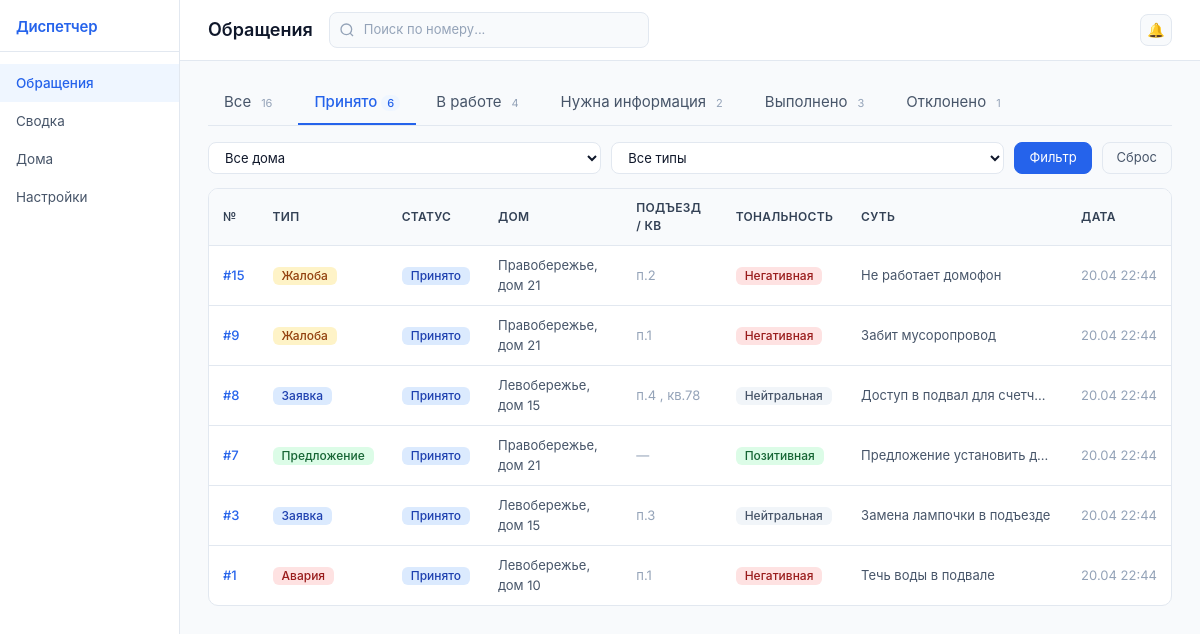
Page /?status=accepted&house=&type=&search= on the committed database.
### dispatcher/models.py (models this page shows, shortened)
class Request(models.Model):
    STATUS_ACCEPTED = "accepted"
    STATUS_IN_PROGRESS = "in_progress"
    STATUS_NEED_INFO = "need_info"
    STATUS_DONE = "done"
    STATUS_REJECTED = "rejected"
    STATUS_CHOICES = [
        (STATUS_ACCEPTED, "Принято"),
        (STATUS_IN_PROGRESS, "В работе"),
        (STATUS_NEED_INFO, "Нужна информация"),
        (STATUS_DONE, "Выполнено"),
        (STATUS_REJECTED, "Отклонено"),
    ]
    TYPE_EMERGENCY = "emergency"
    TYPE_COMPLAINT = "complaint"
    TYPE_REQUEST = "request"
    TYPE_QUESTION = "question"
    TYPE_PROPOSAL = "proposal"
    TYPE_CHOICES = [
        (TYPE_EMERGENCY, "Авария"),
        (TYPE_COMPLAINT, "Жалоба"),
        (TYPE_REQUEST, "Заявка"),
        (TYPE_QUESTION, "Вопрос"),
        (TYPE_PROPOSAL, "Предложение"),
    ]
    SENTIMENT_NEGATIVE = "negative"
    SENTIMENT_NEUTRAL = "neutral"
    SENTIMENT_POSITIVE = "positive"
    SENTIMENT_CHOICES = [
        (SENTIMENT_NEGATIVE, "Негативная"),
        (SENTIMENT_NEUTRAL, "Нейтральная"),
        (SENTIMENT_POSITIVE, "Позитивная"),
    ]
    number = models.AutoField("Номер обращения", primary_key=True)
    status = models.CharField(
        "Статус", max_length=20, choices=STATUS_CHOICES, default=STATUS_ACCEPTED
    )
    type = models.CharField("Тип", max_length=20, choices=TYPE_CHOICES)
    house = models.ForeignKey(
        House, on_delete=models.CASCADE, verbose_name="Дом", related_name="requests"
    )
    entrance = models.CharField("Подъезд", max_length=10, blank=True, default="")
    apartment = models.CharField("Квартира", max_length=10, blank=True, default="")
    text = models.TextField("Текст обращения")
    media = models.URLField("Медиа", blank=True, default="")
    contact = models.CharField("Контакт", max_length=200, blank=True, default="")
    sentiment = models.CharField(
        "Тональность", max_length=20, choices=SENTIMENT_CHOICES, default=SENTIMENT_NEUTRAL
    )
    summary = models.CharField("Суть", max_length=500, blank=True, default="")
    comment_to_resident = models.TextField("Комментарий жителю", blank=True, default="")
    internal_comment = models.TextField("Внутренний комментарий", blank=True, default="")
    resident_tg_id = models.BigIntegerField("TG ID жителя", blank=True, null=True)
    message_id = models.IntegerField("TG message_id", blank=True, null=True)
    chat_id = models.BigIntegerField("TG chat_id", blank=True, null=True)
    created_at = models.DateTimeField("Создано", auto_now_add=True)
    updated_at = models.DateTimeField("Обновлено", auto_now=True)
    class Meta:
        verbose_name = "Обращение"
        verbose_name_plural = "Обращения"
        ordering = ["-created_at"]

class House(models.Model):
    name = models.CharField("Название дома", max_length=200)
    chat_id = models.BigIntegerField("Telegram chat_id", blank=True, null=True)
    class Meta:
        verbose_name = "Дом"
        verbose_name_plural = "Дома"
        ordering = ["name"]

### dispatcher/views.py (the view)
# urls.py: path("", RequestListView.as_view(), name="request_list"),
class RequestListView(ListView):
    model = Request
    template_name = "dispatcher/request_list.html"
    context_object_name = "requests"
    paginate_by = 20
    def get_template_names(self):
        if self.request.headers.get("HX-Request"):
            return ["dispatcher/_request_table.html"]
        return [self.template_name]
    def get_queryset(self):
        qs = Request.objects.select_related("house")
        status = self.request.GET.get("status")
        if status:
            qs = qs.filter(status=status)
        house = self.request.GET.get("house")
        if house:
            qs = qs.filter(house_id=house)
        req_type = self.request.GET.get("type")
        if req_type:
            qs = qs.filter(type=req_type)
        search = self.request.GET.get("search", "").strip()
        if search:
            try:
                qs = qs.filter(number=int(search))
            except (ValueError, TypeError):
                qs = qs.none()
        return qs
    def get_context_data(self, **kwargs):
        ctx = super().get_context_data(**kwargs)
        ctx["current_status"] = self.request.GET.get("status", "")
        ctx["filter_form"] = RequestFilterForm(self.request.GET)
        ctx["search"] = self.request.GET.get("search", "")
        status_counts = dict(
            Request.objects.values_list("status").annotate(cnt=Count("pk"))
        )
        ctx["status_counts"] = {
            s: status_counts.get(s, 0) for s, _ in Request.STATUS_CHOICES
        }
        ctx["status_counts"]["all"] = Request.objects.count()
        ctx["status_choices"] = Request.STATUS_CHOICES
        return ctx

### dispatcher/forms.py
class RequestFilterForm(forms.Form):
    house = forms.IntegerField(required=False, widget=forms.Select(attrs={"class": "form-select"}))
    type = forms.CharField(required=False, widget=forms.Select(attrs={"class": "form-select"}))
    def __init__(self, *args, **kwargs):
        from dispatcher.models import House
        super().__init__(*args, **kwargs)
        self.fields["house"].widget.choices = [("", "Все дома")] + list(
            House.objects.values_list("pk", "name")
        )
        self.fields["type"].widget.choices = [("", "Все типы")] + list(Request.TYPE_CHOICES)

### dispatcher/templatetags/dispatch_tags.py (called while the page is built)
@register.filter
def get_item(dictionary, key):
    if isinstance(dictionary, dict):
        return dictionary.get(key, 0)
    return 0

### dispatcher/templates/dispatcher/request_list.html (shortened to what this page needs)
{% extends "dispatcher/base.html" %}
{% load dispatch_tags %}
{% block nav_requests %}active{% endblock %}
{% block topbar_title %}Обращения{% endblock %}
{% block content %}
<div class="status-tabs" id="status-tabs">
    <a href="{% url 'request_list' %}?house={{ request.GET.house }}&type={{ request.GET.type }}&search={{ request.GET.search }}"
       hx-get="{% url 'request_list' %}?house={{ request.GET.house }}&type={{ request.GET.type }}&search={{ request.GET.search }}"
       hx-target="#table-area" hx-swap="innerHTML" hx-push-url="true"
       hx-on::after-request="updateTabs(this)"
       class="{% if not current_status %}active{% endif %}">
        Все<span class="tab-count">{{ status_counts.all }}</span>
    </a>
    {% for status_val, status_label in status_choices %}
    <a href="?status={{ status_val }}&house={{ request.GET.house }}&type={{ request.GET.type }}&search={{ request.GET.search }}"
       hx-get="?status={{ status_val }}&house={{ request.GET.house }}&type={{ request.GET.type }}&search={{ request.GET.search }}"
       hx-target="#table-area" hx-swap="innerHTML" hx-push-url="true"
       hx-on::after-request="updateTabs(this)"
       class="{% if current_status == status_val %}active{% endif %}">
        {{ status_label }}<span class="tab-count">{{ status_counts|get_item:status_val }}</span>
    </a>
    {% endfor %}
</div>
<form method="get" class="filter-row" hx-get="{% url 'request_list' %}" hx-target="#table-area" hx-swap="innerHTML" hx-push-url="true"
      hx-on::after-request="syncTabs()">
    <select name="house">
        <option value="">Все дома</option>
    </select>
    <select name="type">
        <option value="">Все типы</option>
    </select>
    <button type="submit" class="btn btn-primary" style="padding:5px 14px;">Фильтр</button>
    <a href="{% url 'request_list' %}" class="btn btn-outline-secondary" style="padding:5px 14px;">Сброс</a>
</form>
<div id="table-area">
{% include "dispatcher/_request_table.html" %}
</div>
{% endblock %}

### dispatcher/templates/dispatcher/_request_table.html (shortened to what this page needs)
<table class="req-table">
    <thead>
        <tr>
            <th>№</th>
            <th>Тип</th>
            <th>Статус</th>
            <th>Дом</th>
            <th>Подъезд / кв</th>
            <th>Тональность</th>
            <th>Суть</th>
            <th>Дата</th>
        </tr>
    </thead>
    <tbody>
    {% for req in requests %}
        <tr data-url="{% url 'request_detail' req.pk %}" onclick="openDetail(this.dataset.url)">
            <td style="font-weight:500;color:var(--primary)" data-label="">#{{ req.number }}</td>
            <td data-label="Тип"><span class="badge badge-type-{{ req.type }}">{{ req.get_type_display }}</span></td>
            <td data-label="Статус"><span class="badge badge-status-{{ req.status }}">{{ req.get_status_display }}</span></td>
            <td data-label="Дом" style="color:var(--text-secondary)">{{ req.house.name }}</td>
            <td data-label="Адрес" style="color:var(--text-muted)">
                {% if req.entrance %}п.{{ req.entrance }}{% endif %}
                {% if req.apartment %}, кв.{{ req.apartment }}{% endif %}
                {% if not req.entrance and not req.apartment %}—{% endif %}
            </td>
            <td data-label="Тональность"><span class="badge badge-sentiment-{{ req.sentiment }}">{{ req.get_sentiment_display }}</span></td>
            <td data-label="Суть" style="color:var(--text-secondary);max-width:220px;overflow:hidden;text-overflow:ellipsis;white-space:nowrap">{{ req.summary|default:req.text }}</td>
            <td data-label="Дата" style="color:var(--text-muted);white-space:nowrap">{{ req.created_at|date:"d.m H:i" }}</td>
        </tr>
    {% endfor %}
    </tbody>
</table>

### dispatcher/templates/dispatcher/base.html (style rules this page uses)
:root { --primary: #2563EB; --primary-hover: #1D4ED8; --primary-light: #EFF6FF; --bg: #F8FAFC; --surface: #FFFFFF; --border: #E2E8F0; --text: #0F172A; --text-secondary: #475569; --text-muted: #94A3B8; --sidebar-w: 180px; --detail-w: 420px; }
* { box-sizing: border-box; }
body { background: var(--bg); color: var(--text); margin: 0; font-family: 'Inter', -apple-system, BlinkMacSystemFont, 'Segoe UI', system-ui, sans-serif; font-size: 14px; }
.status-tabs { display: flex; gap: 4px; padding: 0; margin-bottom: 16px; border-bottom: 1px solid var(--border); }
.status-tabs a { padding: 10px 16px; font-size: 15px; color: var(--text-secondary); text-decoration: none; border-bottom: 2px solid transparent; transition: color .15s, border-color .15s; }
.status-tabs a.active { color: var(--primary); border-bottom-color: var(--primary); font-weight: 500; }
.status-tabs .tab-count { font-size: 11px; background: var(--bg); color: var(--text-muted); padding: 1px 6px; border-radius: 10px; margin-left: 4px; }
.status-tabs a.active .tab-count { background: var(--primary-light); color: var(--primary); }
.filter-row { display: flex; gap: 10px; align-items: center; margin-bottom: 14px; }
.filter-row select, .filter-row input[type=text] { flex: 1; border: 1px solid var(--border); border-radius: 8px; padding: 6px 12px; font-size: 13px; background: var(--surface); color: var(--text); }
.req-table { width: 100%; background: var(--surface); border: 1px solid var(--border); border-radius: 10px; border-collapse: separate; border-spacing: 0; overflow: hidden; }
.req-table thead th { background: var(--bg); color: #334155; font-weight: 600; font-size: 12px; text-transform: uppercase; letter-spacing: .3px; padding: 10px 14px; border-bottom: 1px solid var(--border); }
.req-table tbody tr { cursor: pointer; transition: background .12s; }
.req-table td { padding: 10px 14px; border-bottom: 1px solid var(--border); font-size: 13px; vertical-align: middle; }
.req-table tbody tr:last-child td { border-bottom: none; }
.badge { border: none; font-weight: 500; border-radius: 6px; padding: 3px 9px; font-size: 12px; }
.badge-status-accepted { background: #DBEAFE; color: #1E40AF; }
.badge-type-emergency { background: #FEE2E2; color: #991B1B; }
.badge-type-complaint { background: #FEF3C7; color: #92400E; }
.badge-type-request { background: #DBEAFE; color: #1E40AF; }
.badge-type-proposal { background: #DCFCE7; color: #166534; }
.badge-sentiment-negative { background: #FEE2E2; color: #991B1B; }
.badge-sentiment-neutral { background: #F1F5F9; color: #475569; }
.badge-sentiment-positive { background: #DCFCE7; color: #166534; }
.btn { font-size: 13px; }
.btn-primary { background: var(--primary); border-color: var(--primary); border-radius: 8px; }
.btn-outline-secondary { border-radius: 8px; color: var(--text-secondary); border-color: var(--border); }
a { color: var(--primary); text-decoration: none; }

### rows in the picture
Request: number "15", type "Жалоба", status "Принято", house.name "Правобережье, дом 21", entrance "2", sentiment "Негативная", summary "Не работает домофон", created_at "20.04 22:44"
Request: number "9", type "Жалоба", status "Принято", house.name "Правобережье, дом 21", entrance "1", sentiment "Негативная", summary "Забит мусоропровод", created_at "20.04 22:44"
Request: number "8", type "Заявка", status "Принято", house.name "Левобережье, дом 15", entrance "4", apartment "78", sentiment "Нейтральная", summary "Доступ в подвал для счетч…", created_at "20.04 22:44"
Request: number "7", type "Предложение", status "Принято", house.name "Правобережье, дом 21", sentiment "Позитивная", summary "Предложение установить д…", created_at "20.04 22:44"
Request: number "3", type "Заявка", status "Принято", house.name "Левобережье, дом 15", entrance "3", sentiment "Нейтральная", summary "Замена лампочки в подъезде", created_at "20.04 22:44"
Request: number "1", type "Авария", status "Принято", house.name "Левобережье, дом 10", entrance "1", sentiment "Негативная", summary "Течь воды в подвале", created_at "20.04 22:44"

### other values in the picture
{{ status_counts.all }} "16"
{{ status_label }} "Принято" "В работе" "Нужна информация" "Выполнено" "Отклонено"
{{ status_counts|get_item:status_val }} "6" "4" "2" "3" "1"
